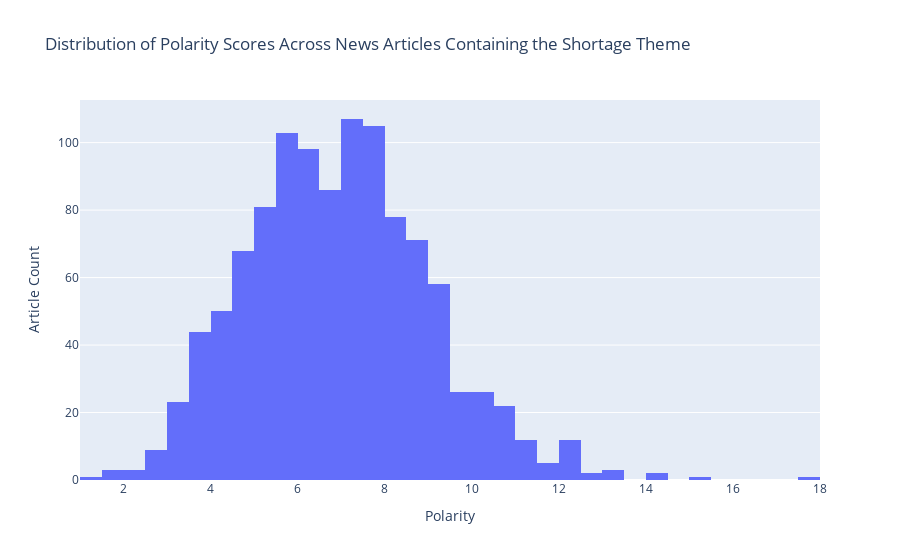

The cell this chart's notebook holds for it:
### Markdown cell above
### Polarity

### Code cell
# Create a hiistogram of the 'polarity' column.
data = go.Histogram(x=master['polarity'])
layout = go.Layout(title='Distribution of Polarity Scores Across News Articles Containing the Shortage Theme', 
                   xaxis=dict(title='Polarity'), 
                   yaxis=dict(title='Article Count')) 
fig = go.Figure(data=data, layout=layout) 
fig.show()

### Figure 1 — Plotly figure (JSON) as saved in the notebook; plotly's stock layout.template omitted (floating-point values rounded to 4 significant figures; data arrays with more than 128 entries replaced by an {"elided": "..."} marker saying what was removed)
{"data": [{"type": "histogram", "x": {"elided": "1100 float values"}}], "layout": {"title": {"text": "Distribution of Polarity Scores Across News Articles Containing the Shortage Theme"}, "xaxis": {"title": {"text": "Polarity"}}, "yaxis": {"title": {"text": "Article Count"}}}}
